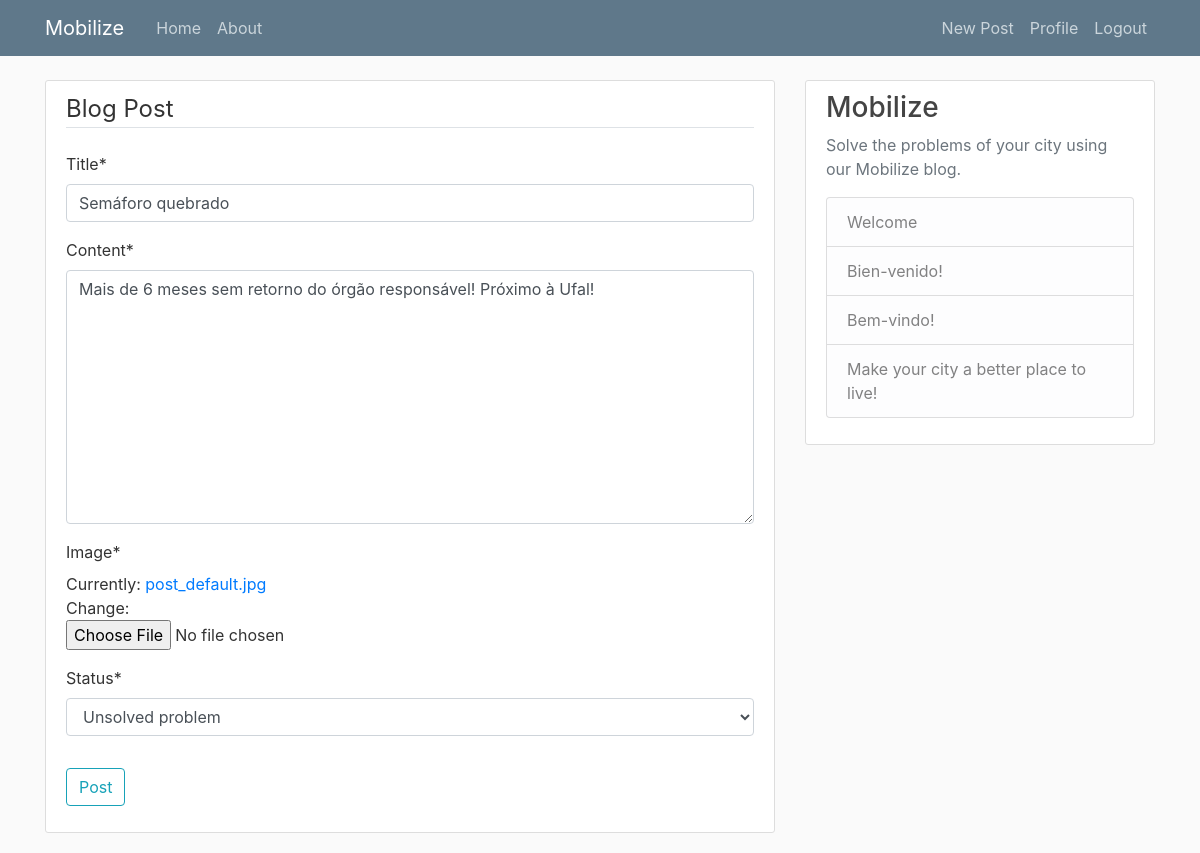
Screenshot of /post/55/update (signed in) with the database file from the repository.
### blog/models.py (models this page shows, shortened)
class Post(models.Model):
    title = models.CharField(max_length=100)
    content = models.TextField()
    date_posted = models.DateTimeField(default=timezone.now)
    author = models.ForeignKey(User, on_delete=models.CASCADE)
    image = models.ImageField(default='post_default.jpg', upload_to='post_pics')
    UNSOLVED = 1
    ONGOING = 2
    SOLVED = 3
    STATUS = (
        (UNSOLVED, ('Unsolved problem')),
        (ONGOING, ('Solution is ongoing')),
        (SOLVED, ('Solved problem')),
    )
    status = models.PositiveSmallIntegerField(
        choices=STATUS,
        default=UNSOLVED,
    )

### blog/views.py (the view, shortened to what this page needs)
# urls.py: path('post/<int:pk>/update', PostUpdateView.as_view(), name = 'post-update'),
class PostUpdateView(LoginRequiredMixin, UserPassesTestMixin, UpdateView):
    model = Post
    fields = ['title', 'content','image','status'] # CHANGE
    def test_func(self):
        post = self.get_object()
        if self.request.user == post.author:
            return True
        return False

### blog/templates/blog/post_form.html (shortened to what this page needs)
{% extends 'blog/base.html' %}
{% load crispy_forms_tags %}
{% block content %}
    <div class="content-section">
        <form method="POST" enctype="multipart/form-data">
            <fieldset class="form-group">
                <legend class="border-bottom mb-4">Blog Post</legend>
                {{ form|crispy }}
            </fieldset>
            <div class="form-group">
                <button class="btn btn-outline-info" type="submit">Post</button>
            </div>
        </form>
    </div>
{% endblock content %}

### blog/static/blog/main.css (style rules this page uses)
body { background: #fafafa; color: #333333; margin-top: 5rem; }
.content-section { background: #ffffff; padding: 10px 20px; border: 1px solid #dddddd; border-radius: 3px; margin-bottom: 20px; }

### rows the page displays
Post: title "Semáforo quebrado", content "Mais de 6 meses sem retorno do órgão responsável! Próximo à Ufal!", status "Unsolved problem"
